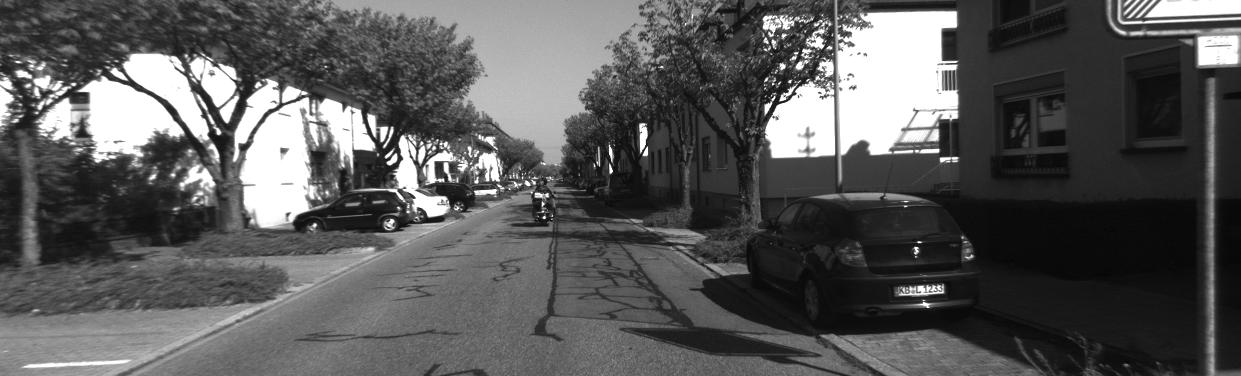
#> input picture rp/left/000000.png, 1241 x 376 px
$ python depth.py   (older library calls are emulated)
#> lines starting #> are read from the running program, lines starting #| are printed output that depends on the picture
import numpy as np
from cv2 import cv2
import camera_configs


imgL = cv2.imread('left/000000.png', cv2.IMREAD_GRAYSCALE)
#> imgL is the input picture: shape (376, 1241); min 6, max 255, mean 89
imgR = cv2.imread('right/000000.png', cv2.IMREAD_GRAYSCALE)
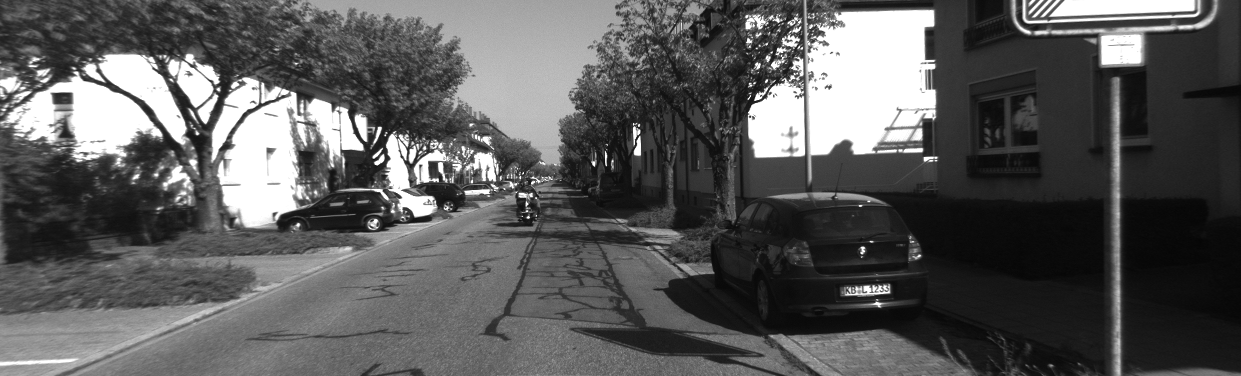
#> input picture rp/right/000000.png, 1241 x 376 px
#> imgR is the input picture: shape (376, 1241); min 5, max 255, mean 90.3


cv2.namedWindow("depth")
cv2.moveWindow("left", 0, 0)
cv2.moveWindow("right", 640, 0)
cv2.createTrackbar("num", "depth", 2, 10, lambda x: None)
cv2.createTrackbar("blockSize", "depth", 5, 255, lambda x: None)


def callbackFunc(e, x, y, f, p):
    if e == cv2.EVENT_LBUTTONDOWN:
        print(threeD[y][x])
        print(blockSize)
        print(num)


cv2.setMouseCallback("depth", callbackFunc, None)


while True:

    # 调参用
    num = cv2.getTrackbarPos("num", "depth")
    blockSize = cv2.getTrackbarPos("blockSize", "depth")
    if blockSize % 2 == 0:
        blockSize += 1
    if blockSize < 5:
        blockSize = 5
    # num = 4
    # blockSize = 11

    stereo = cv2.StereoBM_create(numDisparities=16*num, blockSize=blockSize)
    disparity = stereo.compute(imgL, imgR)
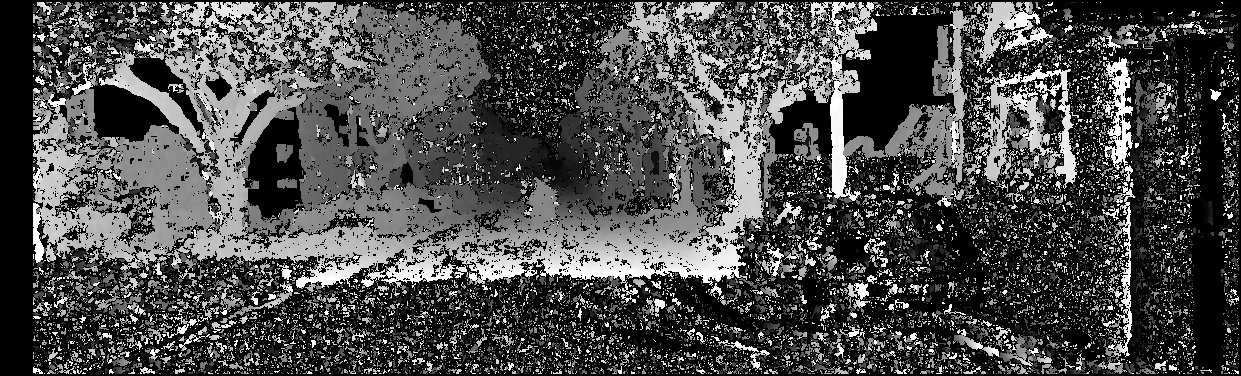
#> disparity: shape (376, 1241) int16; min -16, max 496, mean 132.8; drawn with min black and max white

    disp = cv2.normalize(disparity, disparity, alpha=0,
                         beta=255, norm_type=cv2.NORM_MINMAX, dtype=cv2.CV_8U)

    threeD = cv2.reprojectImageTo3D(
        disparity.astype(np.float32)/16., camera_configs.Q)
#> threeD: shape (376, 1241, 3) float32; 1% of the values are NaN or infinite; the others: min -428769.6, max 555165, mean -47663.4

    cv2.imshow("left", imgL)
    cv2.imshow("right", imgR)
    cv2.imshow("depth", disp)

    key = cv2.waitKey(1)
#> (key q is pressed here)
    if key == ord("q"):
        break


cv2.destroyAllWindows()
